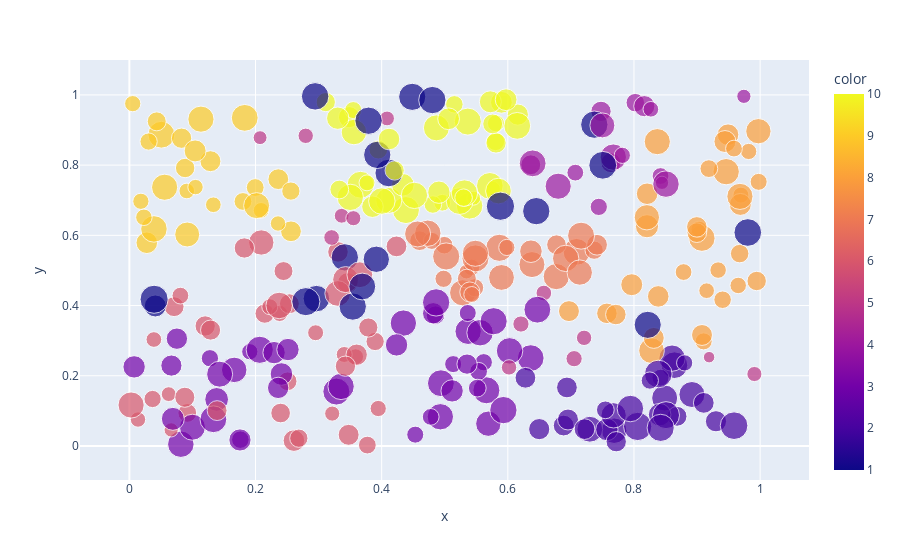

Here is the notebook cell this chart was saved with:
### Code cell
fig = px.scatter(x=cluster_centers[:,0], y=cluster_centers[:,1], size=binom_sample, color=labels)
fig.show()

### Figure 1 — Plotly figure (JSON) as saved in the notebook; plotly's stock layout.template omitted (floating-point values rounded to 4 significant figures; data arrays with more than 128 entries replaced by an {"elided": "..."} marker saying what was removed)
{"data": [{"hovertemplate": "x=%{x}<br>y=%{y}<br>size=%{marker.size}<br>color=%{marker.color}<extra></extra>", "legendgroup": "", "marker": {"color": {"elided": "300 int values"}, "coloraxis": "coloraxis", "size": {"elided": "300 int values"}, "sizemode": "area", "sizeref": 0.2275, "symbol": "circle"}, "mode": "markers", "name": "", "showlegend": false, "type": "scatter", "x": {"elided": "300 float values"}, "xaxis": "x", "y": {"elided": "300 float values"}, "yaxis": "y"}], "layout": {"coloraxis": {"colorbar": {"title": {"text": "color"}}, "colorscale": [[0, "#0d0887"], [0.1111, "#46039f"], [0.2222, "#7201a8"], [0.3333, "#9c179e"], [0.4444, "#bd3786"], [0.5556, "#d8576b"], [0.6667, "#ed7953"], [0.7778, "#fb9f3a"], [0.8889, "#fdca26"], [1, "#f0f921"]]}, "legend": {"itemsizing": "constant", "tracegroupgap": 0}, "margin": {"t": 60}, "xaxis": {"anchor": "y", "domain": [0, 1], "title": {"text": "x"}}, "yaxis": {"anchor": "x", "domain": [0, 1], "title": {"text": "y"}}}}
